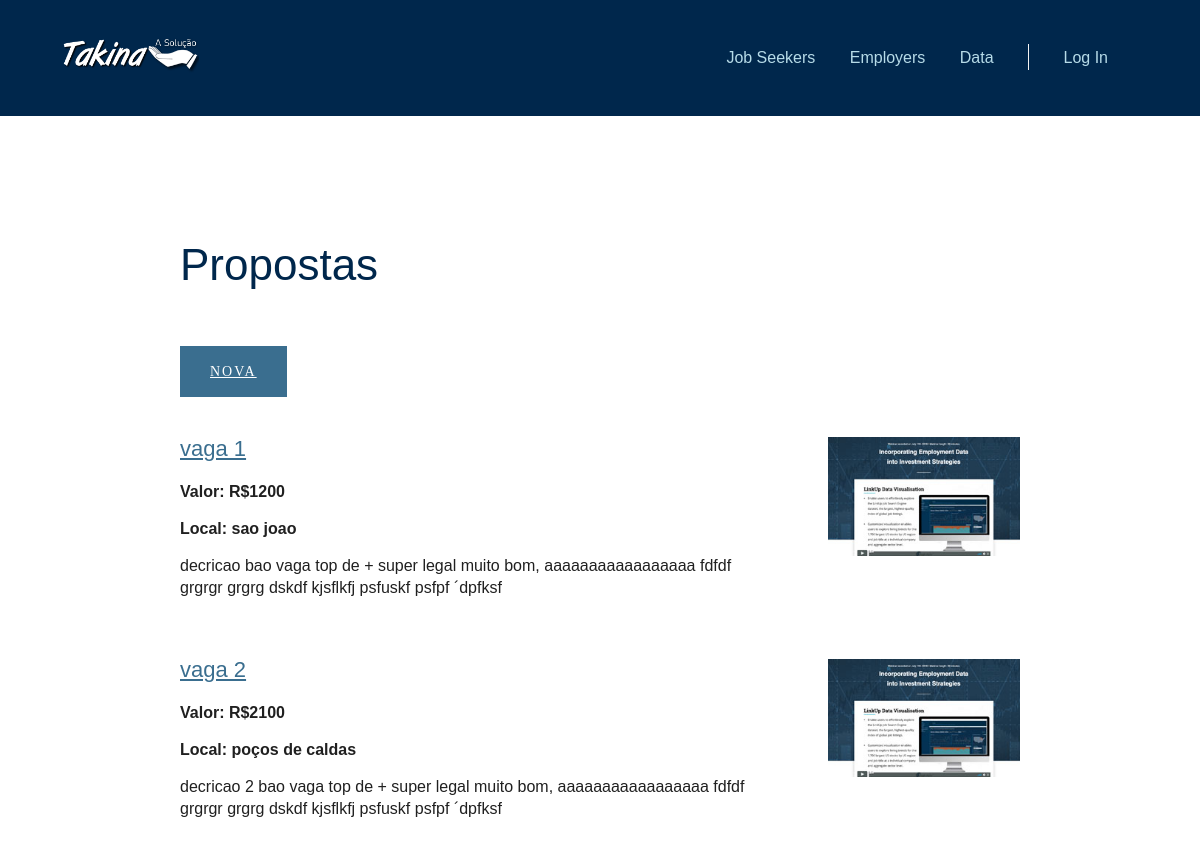
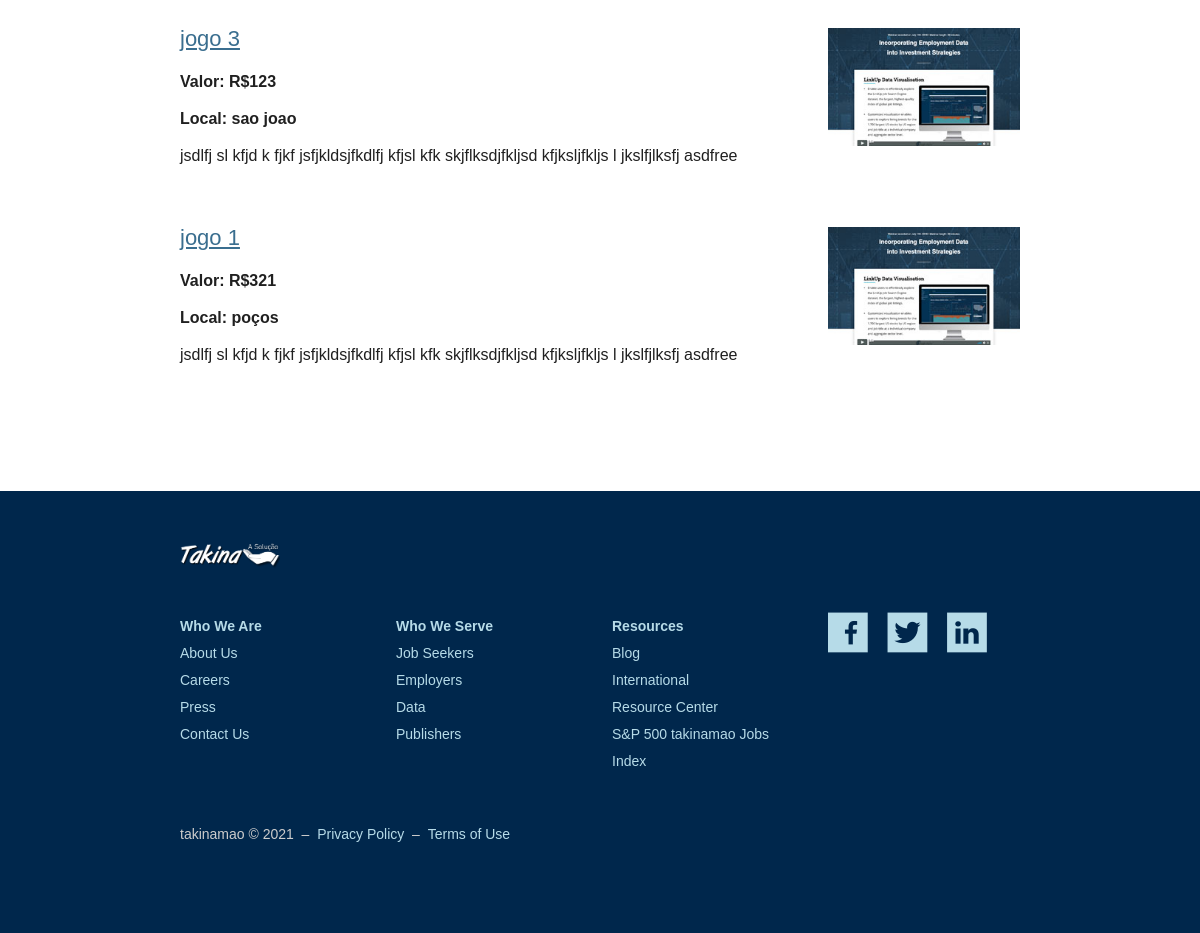
The app's page /propostas/index.php, older data (2 pictures, top to bottom).
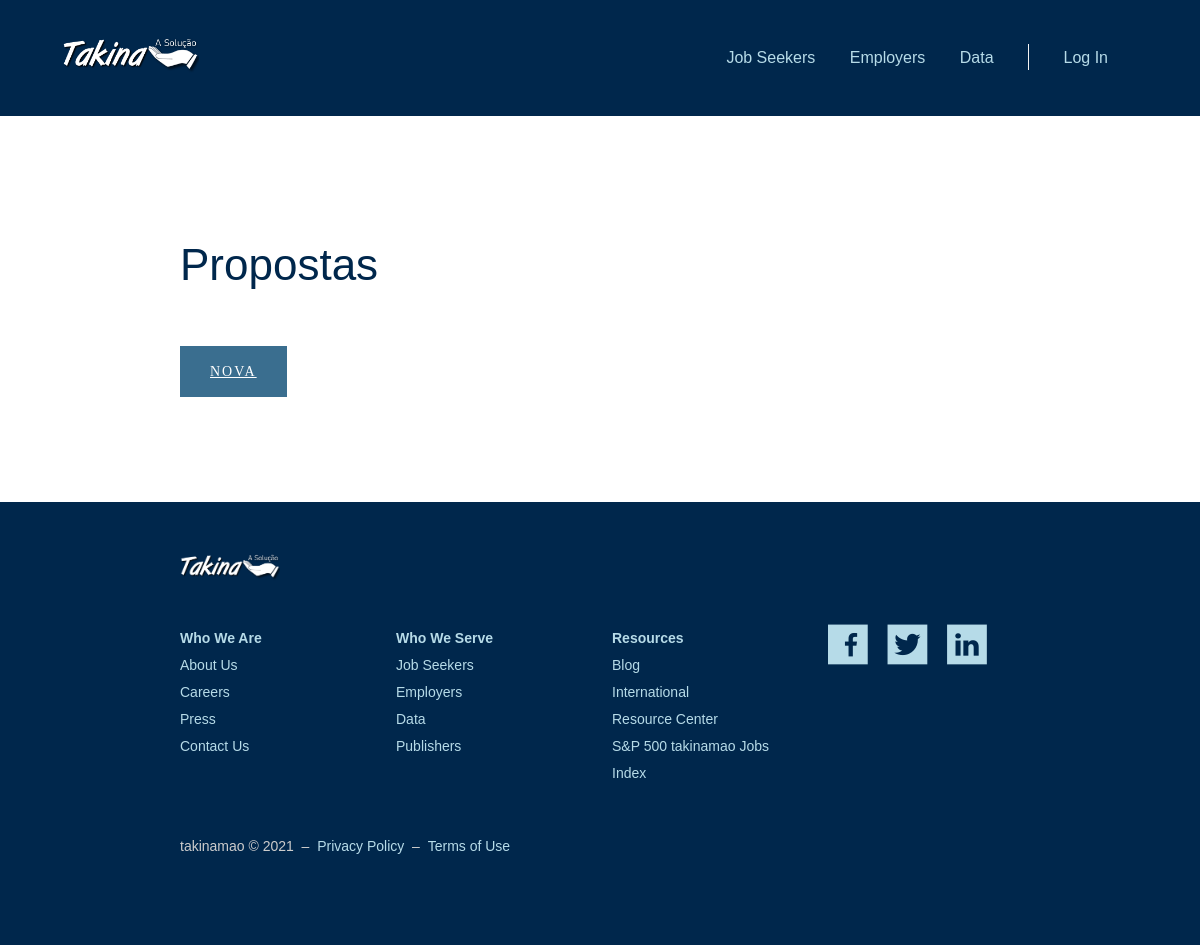
The same page, newer data.
### tables this page shows
CREATE TABLE `vagas` (
  `idvagas` int(11) NOT NULL,
  `nome` varchar(45) NOT NULL,
  `descricao` text NOT NULL DEFAULT ' ',
  `idCriador` varchar(45) NOT NULL,
  `cidade` varchar(45) NOT NULL,
  `valor` varchar(45) NOT NULL,
  `status` varchar(45) NOT NULL DEFAULT '0'
);

### propostas/index.php (the view, shortened to what this page needs)
<?php
include('../php/server.php') ;
  $sort_check_query = 'SELECT * FROM vagas';
  $result = mysqli_query($db,$sort_check_query);
?>
<!DOCTYPE html>
<html class="takinamao-navy">
<head>
		<link rel="stylesheet" type="text/css" href="../assets/maincbd6.css?8e4d9dbe40aec132">
		<link rel="stylesheet" type="text/css" href="../assets/fonts/icon-font/style.css">
			<link rel="stylesheet" type="text/css" href="../assets/css/pages/resources110f.css?fcb1a59fd4d5410a">
	</head>
	<body class="fixed-sidebar" >
					<header class="takinamao-navy">
	<div class="row no-margin valign-wrapper valign-disable-small header-constrain">
		<div class="col s6 l2 homepage-hide">
			<a href="../index.php">
				<img class="header-logo" alt="takinamao busca de empregos" src="../assets/img/logo.png" />
			</a><span id="sdexebrzvsyxtesrdudfudtucbasbcbbccrd"><a rel="file" style="display: none;" href="rezquvwdrrzzvyfqatyxvxbszttrwrx.html">xqttzadavcxcbszsqyautyfrbst</a></span>
		</div>
		<div id="mobile-nav" class="col s12 l10 right-align mobile-nav animated fadeOutUp hidden-small">
			<ul class="header-links">
				<li class=""><a href="../job-seekers/index.php">Job Seekers</a></li>
				<li class=""><a href="../employers/index.php">Employers</a></li>
				<li class=""><a href="../data/index.php">Data</a></li>
												<li class=""><a href="../account/login.php">Log In</a></li>
			</ul>
		</div>
	</div>
</header>
		<main>
<div class="static-content p-t-b-45-mobile resources">
	<div class="container">
		<h1>Propostas</h1>
<a class="btn btn-primary btn-icon-split btn-lg mt-3 mb-3 btsalvar" style="color:white" href="create.php">Nova</a>
		<?php
		 while($row = $result->fetch_assoc()) {
			 echo '<div class="row">
			 <div class="col s12 l3 push-l9">
				 <img src="../assets/img/resources/WebinarImageEagleAlphaJobDataForInvesting.jpg">
			 </div>
			 <div class="col s12 l9 pull-l3">
				 <h3><a href="../../pages.takinamao.com/EagleAlphatakinamaoWebinarJuly2019.html" target="_blank">'.$row['nome'].'</a></h3>
				 <p><strong>Valor: R$'.$row['valor'].'</strong></p>
				 <p><strong>Local: '.$row['cidade'].'</strong></p>
				 <p>'.$row['descricao'].'</p>
			 </div>
		 </div>';
		 }
		?>
	</div>
</div>
		</main>
		<footer>
			<div class="container">
				<div class="row">
					<div class="footer-logo">
						<a href="../index.php">
							<img alt="takinamao busca de empregos" src="../assets/img/logo.png" />
						</a>
					</div>
				</div>
				<div class="row">
					<div class="col l3 s12">
						<ul class="footer-links">
							<li class="dropdown-trigger">Who We Are<span class="hide-on-large-only"> <i class="lu-icon__dropdown-small"></i></span></li>
							<li class="dropdown">
								<ul>
									<li><a href="../about/index.php">About Us</a></li>
									<li><a href="../about/work-at-takinamao.html">Careers</a></li>
									<li><a href="../../pages.takinamao.com/Press-Page.html">Press</a></li>
									<li><a href="../contact-us/index.php">Contact Us</a></li>
								</ul>
							</li>
						</ul>
					</div>
					<div class="col l3 s12">
						<ul class="footer-links">
							<li class="dropdown-trigger">Who We Serve<span class="hide-on-large-only"> <i class="lu-icon__dropdown-small"></i></span></li>
							<li class="dropdown">
								<ul>
									<li><a href="../job-seekers/index.php">Job Seekers</a></li>
									<li><a href="../employers/index.php">Employers</a></li>
									<li><a href="../data/index.php">Data</a></li>
									<li><a href="../publishers/index.php">Publishers</a></li>
								</ul>
							</li>
						</ul>
					</div>
					<div class="col l3 s12">
						<ul class="footer-links">
							<li class="dropdown-trigger">Resources<span class="hide-on-large-only"> <i class="lu-icon__dropdown-small"></i></span></li>
							<li class="dropdown">
								<ul>
									<li><a href="../../blog.takinamao.com/index.php">Blog</a></li>
									<li><a href="../international/index.php">International</a></li>
									<li><a href="index.php">Resource Center</a></li>
									<li><a href="../../pages.takinamao.com/sp500takinamaojobsindex.php">S&P 500 takinamao Jobs Index</a></li>
								</ul>
							</li>
						</ul>
					</div>
					<div class="col l3 s12">
						<ul class="footer-social-links">
							<li>
								<a target="_blank" href="../../www.facebook.com/takinamao.html"><i class="icon-facebook"></i></a>
							</li>
							<li>
								<a target="_blank" href="../../twitter.com/takinamao.html"><i class="icon-twitter"></i></a>
							</li>
							<li>
								<a target="_blank" href="../../www.linkedin.com/company/takinamao-job-search-engine.html"><i class="icon-linkedin"></i></a>
							</li>
						</ul>
					</div>
				</div>
				<div class="row">
					<div class="col s12">
						<p class="f-s-14">takinamao &copy; 2021&nbsp;&nbsp;&ndash;&nbsp;&nbsp;<a href="../privacy/index.php">Privacy Policy</a>&nbsp;&nbsp;&ndash;&nbsp;&nbsp;<a href="../terms/index.php">Terms of Use</a></p>
					</div>
				</div>
			</div>
		</footer>
	</body>
</html>

Row changes from the older to the newer data that the page shows:
removed vagas: nome "vaga 1", valor "1200", cidade "sao joao", descricao "decricao bao vaga top de + super legal muito bom, aaaaaaaaaaaaaaaaa fdfdf grgrgr grgrg dskdf kjsflkfj psfuskf psfpf ´dpfksf"
removed vagas: nome "vaga 2", valor "2100", cidade "poços de caldas", descricao "decricao 2 bao vaga top de + super legal muito bom, aaaaaaaaaaaaaaaaa fdfdf grgrgr grgrg dskdf kjsflkfj psfuskf psfpf ´dpfksf"
removed vagas: nome "jogo 3", valor "123", cidade "sao joao", descricao "jsdlfj sl kfjd k fjkf jsfjkldsjfkdlfj kfjsl kfk skjflksdjfkljsd kfjksljfkljs l jkslfjlksfj asdfree"
removed vagas: nome "jogo 1", valor "321", cidade "poços", descricao "jsdlfj sl kfjd k fjkf jsfjkldsjfkdlfj kfjsl kfk skjflksdjfkljsd kfjksljfkljs l jkslfjlksfj asdfree"
